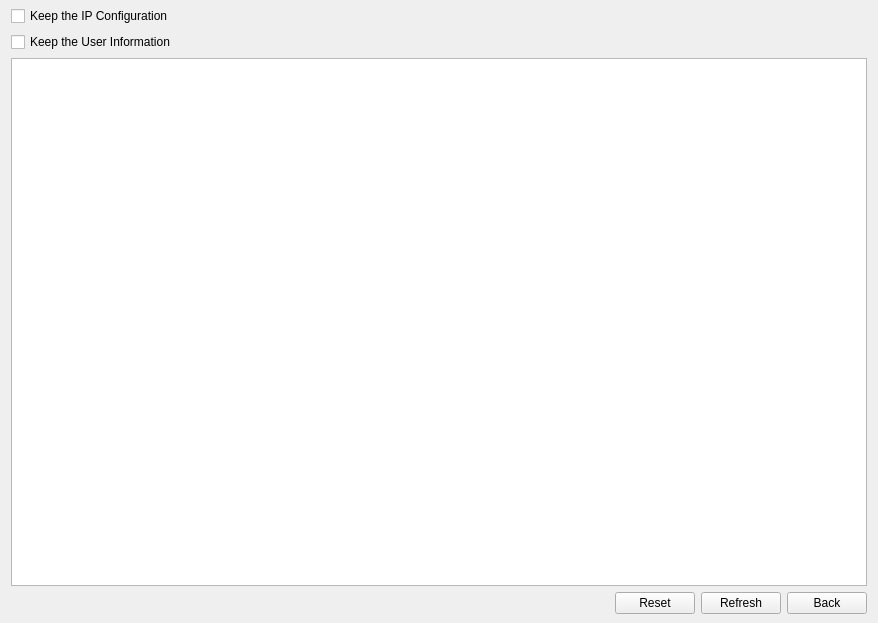
<?xml version="1.0" encoding="UTF-8"?>
<ui version="4.0">
 <class>TabCameraReset</class>
 <widget class="QWidget" name="TabCameraReset">
  <property name="geometry">
   <rect>
    <x>0</x>
    <y>0</y>
    <width>878</width>
    <height>623</height>
   </rect>
  </property>
  <property name="windowTitle">
   <string>Form</string>
  </property>
  <layout class="QVBoxLayout" name="verticalLayout">
   <property name="spacing">
    <number>6</number>
   </property>
   <property name="topMargin">
    <number>6</number>
   </property>
   <property name="bottomMargin">
    <number>9</number>
   </property>
   <item>
    <widget class="QCheckBox" name="checkBoxIP">
     <property name="text">
      <string>Keep the IP Configuration</string>
     </property>
    </widget>
   </item>
   <item>
    <widget class="QCheckBox" name="checkBoxUser">
     <property name="text">
      <string>Keep the User Information</string>
     </property>
    </widget>
   </item>
   <item>
    <widget class="MaintenanceTableView" name="tableView"/>
   </item>
   <item>
    <layout class="QHBoxLayout" name="horizontalLayout">
     <property name="spacing">
      <number>6</number>
     </property>
     <item>
      <spacer name="horizontalSpacer">
       <property name="orientation">
        <enum>Qt::Horizontal</enum>
       </property>
       <property name="sizeHint" stdset="0">
        <size>
         <width>40</width>
         <height>20</height>
        </size>
       </property>
      </spacer>
     </item>
     <item>
      <widget class="MyPushButton" name="pushButtonReset">
       <property name="text">
        <string>Reset</string>
       </property>
      </widget>
     </item>
     <item>
      <widget class="MyPushButton" name="pushButtonRefresh">
       <property name="text">
        <string>Refresh</string>
       </property>
      </widget>
     </item>
     <item>
      <widget class="MyPushButton" name="pushButtonBack">
       <property name="text">
        <string>Back</string>
       </property>
      </widget>
     </item>
    </layout>
   </item>
  </layout>
 </widget>
 <customwidgets>
  <customwidget>
   <class>MyPushButton</class>
   <extends>QPushButton</extends>
   <header>mypushbutton.h</header>
  </customwidget>
  <customwidget>
   <class>MaintenanceTableView</class>
   <extends>QTableView</extends>
   <header>MaintenanceTableView.h</header>
  </customwidget>
 </customwidgets>
 <resources/>
 <connections/>
</ui>
